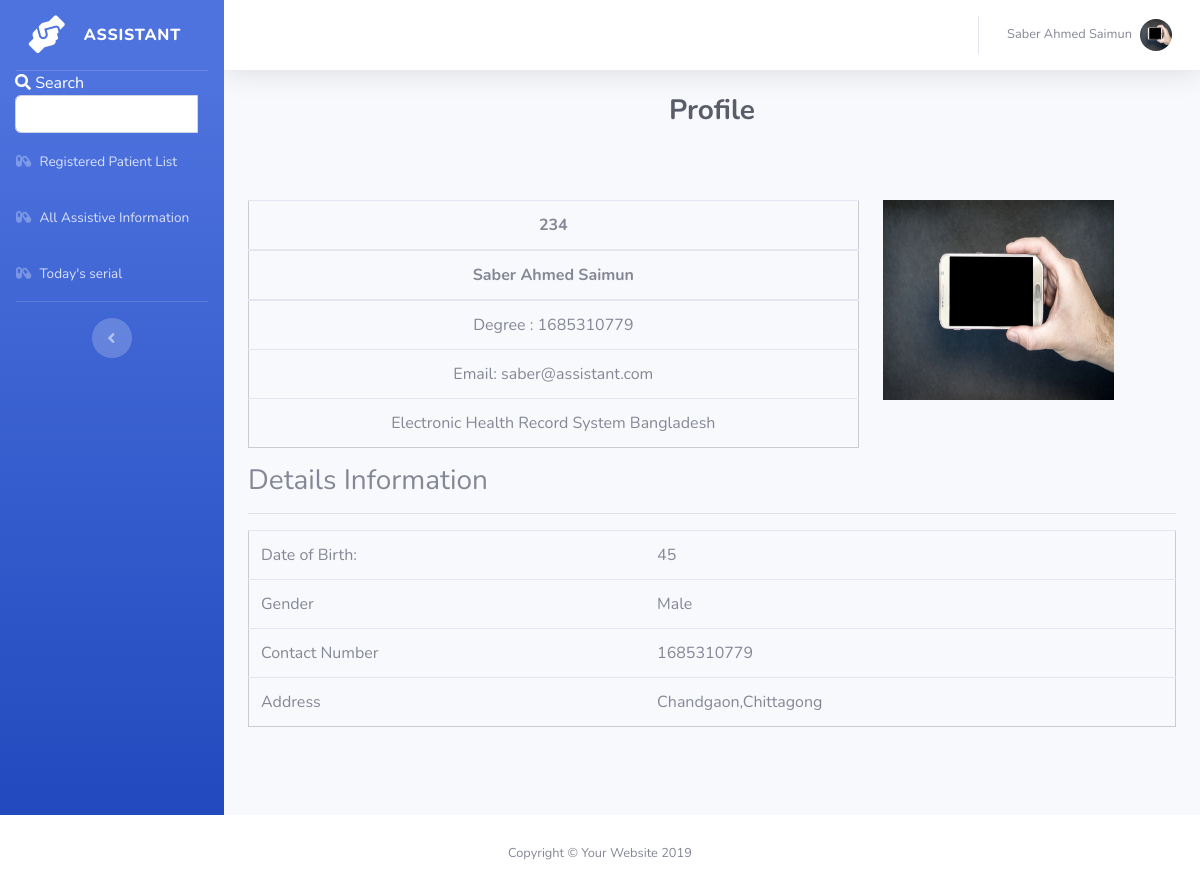
The app's page /assistant/assistantprofile.php with its own data.
### tables this page shows
CREATE TABLE `assistant` (
  `id` int(11) NOT NULL,
  `name` varchar(240) NOT NULL,
  `password` varchar(240) NOT NULL,
  `assis_id` int(20) NOT NULL,
  `email` varchar(240) NOT NULL,
  `degree` varchar(240) NOT NULL,
  `age` int(20) NOT NULL,
  `phone` int(20) NOT NULL,
  `bio` varchar(240) NOT NULL,
  `address` varchar(240) NOT NULL,
  `gender` text NOT NULL,
  `img` varchar(240) NOT NULL
);

### assistant/assistantprofile.php (the view, shortened to what this page needs)
<?Php include "include/database.php"; ?>
    <?Php include "include/header.php"; ?>
    <?Php include "include/nav.php"; ?>
    <?php
                     $query =   "SELECT * FROM assistant";
                     $select_posts = mysqli_query($connection,$query);
                   while($row=mysqli_fetch_assoc($select_posts)) {
                       $name = $row['name'];
                       $assis_id = $row['assis_id'];
                       $email = $row['email'];
                       $degree = $row['degree'];
                       $age = $row['age'];
                       $phone = $row['phone'];
                       $address = $row['address'];
                       $gender = $row['gender'];
                       $img = $row['img'];
                       }
                 ?>
         <h1 class="h3 mb-0 text-gray-800 " style=" text-align: center;"><b>Profile</b></h1>
         <br><br><br>
         <div class="container-fluid">
       <div class="row">
         <div class="col-md-8">
                     <table class="table" style="border: 1px solid #ccc">
                           <thead>
                              <tr>
                               <th style="    text-align: center;"> <?php echo "$assis_id"; ?></th>
                             </tr>
                             <tr>
                               <th style="    text-align: center;"> <?php echo "$name"; ?></th>
                             </tr>
                           </thead>
                          <tbody>
                                       <tr>
                                         <td style="    text-align: center;">Degree : <?php echo "$degree"; ?> </td>
                                       </tr>
                                       <tr>
                                         <td style="    text-align: center;">Email: <?php echo "$email"; ?></td>
                                       </tr>
                                       <tr>
                                         <td style="    text-align: center;">Electronic Health Record System Bangladesh </td>
                                       </tr>
                             </tbody>
                       </table>
                </div>
               <div class="col-md-4">
                 <?php echo "<img class='img-responsive' style ='width: 79%;height: 200px;' src='../img/$img' alt='image'>"; ?>
               </div>
             </div>
             <div class="information">
               <table class="table" style="border: 1px solid #ccc">
     <h3>Details Information</h3>
     <hr>
     <tbody>
       <tr>
         <td>Date of Birth:  </td>
         <td> <?php echo "$age"; ?> </td>
       </tr>
       <tr>
         <td>Gender</td>
         <td><?php echo "$gender"; ?></td>
       </tr>
       <tr>
         <td>Contact Number </td>
         <td ><?php echo "$phone"; ?> </td>
       </tr>
        <tr>
         <td>Address</td>
         <td><?php echo "$address"; ?></td>
       </tr>
     </tbody>
   </table>
         </div>
       </div>
               <br><br><br>
         </div>
         </div>
             </div>
    <?Php include "include/footer.php"; ?>

### assistant/include/header.php (shortened to what this page needs)
<!DOCTYPE html>
<html lang="en">
<head>
  <link href="vendor/fontawesome-free/css/all.min.css" rel="stylesheet" type="text/css">
  <link href="css/sb-admin-2.min.css" rel="stylesheet">
</head>
<body id="page-top">

### assistant/include/nav.php (shortened to what this page needs)
<div id="wrapper">
  <ul class="navbar-nav bg-gradient-primary sidebar sidebar-dark accordion" id="accordionSidebar">
    <a class="sidebar-brand d-flex align-items-center justify-content-center" href="index.php">
      <div class="sidebar-brand-icon rotate-n-15">
        <i class="fas fa-hands-helping"></i>
      </div>
      <div class="sidebar-brand-text mx-3">Assistant</div>
    </a>
    <hr class="sidebar-divider my-0">
       <li class="nav-item">
        <div class="search" style="margin-left: 15px;">
        <i style="color:white;" class="fas fa-search"></i>
        <span style="color: white;"> Search</span>
              <form action="search.php" method="post">
                  <div class="input-group">
                      <input name="search" type="text" class="form-control">
                      <span class="input-group-btn">
                          <button name="submit" class="btn btn-default" type="submit" style = "margin-top: 8px;">
                      </button>
                      </span>
                  </div>
          </form>
          </div>
    </li>
    <li class="nav-item">
      <a class="nav-link" href="registeredpatient.php">
        <i class="fas fa-capsules"></i>
        <span>Registered Patient List
        </span></a>
    </li>
    <li class="nav-item">
      <a class="nav-link" href="allpatienthistory.php">
        <i class="fas fa-capsules"></i>
        <span>All Assistive Information</span></a>
    </li>
   <li class="nav-item">
      <a class="nav-link" href="serial.php">
        <i class="fas fa-capsules"></i>
        <span>Today's serial</span></a>
    </li>
    <hr class="sidebar-divider d-none d-md-block">
    <div class="text-center d-none d-md-inline">
      <button class="rounded-circle border-0" id="sidebarToggle"></button>
    </div>
  </ul>
  <div id="content-wrapper" class="d-flex flex-column">
    <div id="content">
      <nav class="navbar navbar-expand navbar-light bg-white topbar mb-4 static-top shadow">
        <ul class="navbar-nav ml-auto">
             <?php
                    $query =   "SELECT * FROM assistant";
                    $select_posts = mysqli_query($connection,$query);
                  while($row=mysqli_fetch_assoc($select_posts)) {
                      $name = $row['name'];
                      $img = $row['img'];
                      }
                ?>
          <li class="nav-item dropdown no-arrow">
            <a class="nav-link dropdown-toggle" href="#" id="userDropdown" role="button" data-toggle="dropdown" aria-haspopup="true" aria-expanded="false">
              <span class="mr-2 d-none d-lg-inline text-gray-600 small"><?php echo "$name"; ?></span>
              <?php echo "<img class='img-profile rounded-circle' src='../img/$img' alt='image'>"; ?>
            </a>
          </li>
        </ul>
      </nav>

### assistant/include/footer.php (shortened to what this page needs)
      <footer class="sticky-footer bg-white">
        <div class="container my-auto">
          <div class="copyright text-center my-auto">
            <span>Copyright &copy; Your Website 2019</span>
          </div>
        </div>
      </footer>
</body>
</html>

### records on screen
assistant: name "Saber Ahmed Saimun", img (picture), assis "234", degree "1685310779", email "saber@assistant.com", age "45", gender "Male", phone "1685310779", address "Chandgaon,Chittagong"
